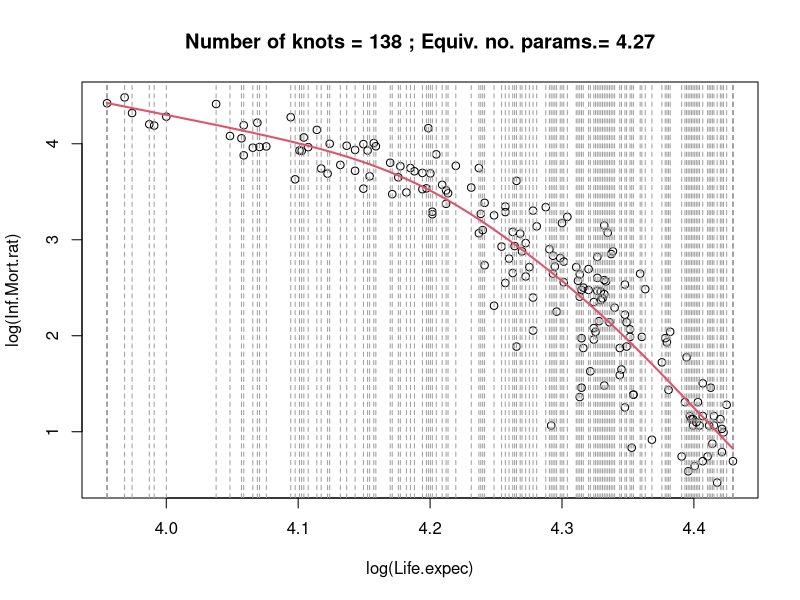
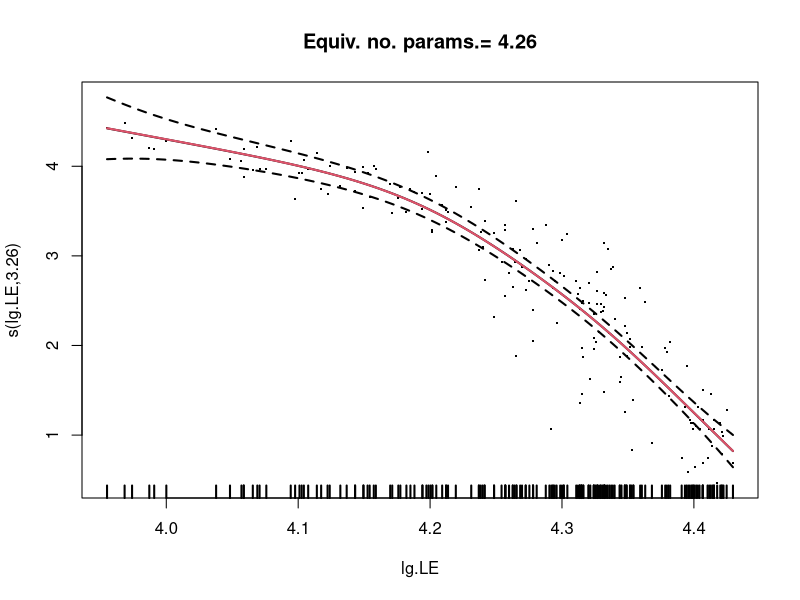
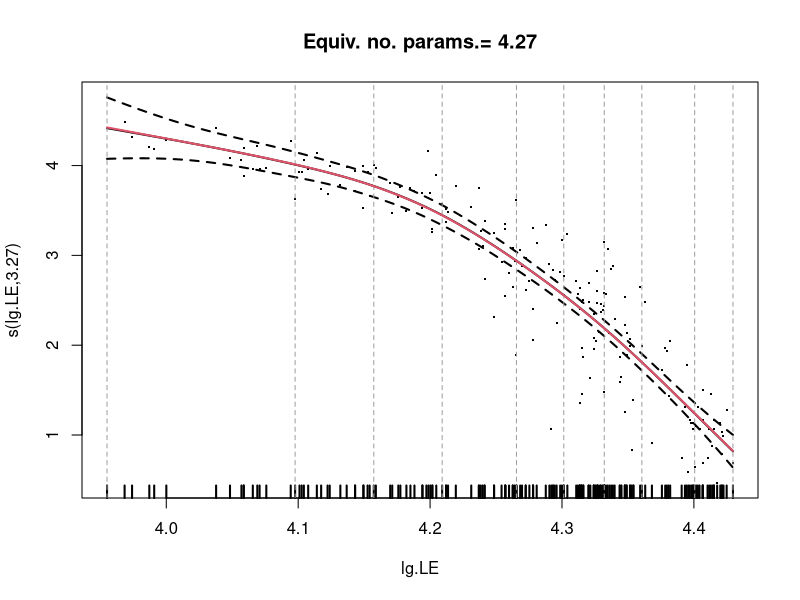
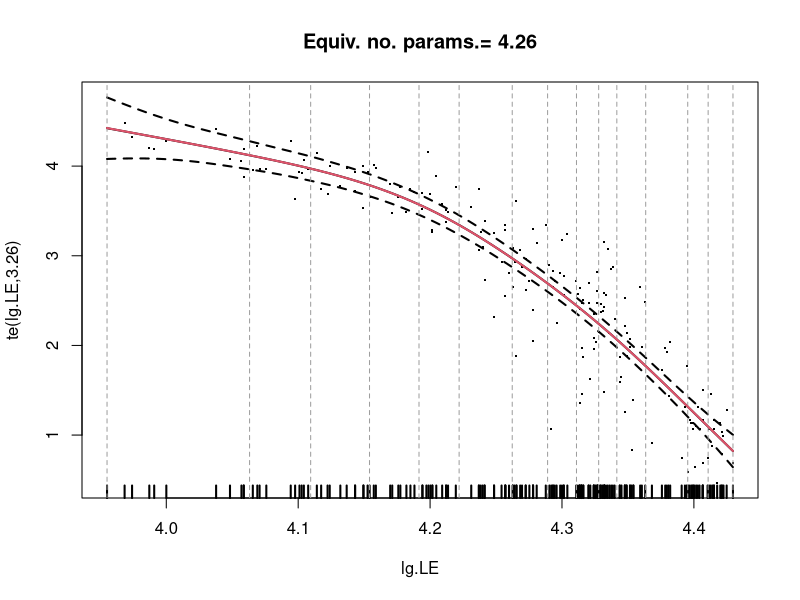

Write R code to recreate these figures, in order.
## ---- chunk 1
knitr::opts_chunk$set(echo = TRUE)
## ---- chunk 2
countries<-read.csv2(file="HDI.2017.subset.csv",row.names = 1)
attach(countries)
head(countries)
names(countries)
# [1] "country_name"   "Life.expec"     "Life.expec.f"  
# [4] "Life.expec.m"   "le.fm"          "Inf.Mort.rat"  
# [7] "Agric.employ.."     
## ---- chunk 3
sm.sp.1 <- smooth.spline(x = log(Life.expec), y = log(Inf.Mort.rat), 
                         cv = FALSE, all.knots = TRUE)
sm.sp.1
plot(x = log(Life.expec), y = log(Inf.Mort.rat),
     main=paste("Number of knots =",sm.sp.1$fit$nk,
                "; Equiv. no. params.=",round(sm.sp.1$df,2)))
abline(v=sm.sp.1$fit$min+sm.sp.1$fit$knot*sm.sp.1$fit$range, col=8, lty=2)
lines(sm.sp.1,col=2,lwd=2)
## ---- chunk 4
lg.LE <- log(Life.expec)
lg.IMR <- log(Inf.Mort.rat)

library(mgcv)
## ---- chunk 5
# define formular for gam function
# lg.IMR is response var
# lg.IMR ~ lg.LE -> would be fitting a linear model = lm(lg.IMR ~ lg.LE)

# lm_gam_s_tp <- gam(lg.IMR ~ lg.LE)
# lm_s_tp <- lm(lg.IMR ~ lg.LE)
# summary(lm_gam_s_tp)
# summary(lm_s_tp)

# using gam we fit a nonparametric model, spline regression with only 1 explanatory variable
# function as has several parameters ?s e.g. if we use fx=True we usse a regression spline without penalty
spl_gam_s_tp <- gam(lg.IMR ~ s(lg.LE))#bs="tp" by default
summary(spl_gam_s_tp)
plot(spl_gam_s_tp, residuals = TRUE,
     shade=TRUE, cex=2, lwd=2, 
     shift = spl_gam_s_tp$coefficients[1], # if we donot define this we do get a function without the intercept
     seWithMean=TRUE,
     main=paste("Equiv. no. params.=",
                round(sum(spl_gam_s_tp$edf),2)))
lines(sm.sp.1,col=2,lwd=2)
## ---- chunk 6
# when we don't use k, it takes the default k which is 10 for 1 explanatory variable
spl_gam_s_cr <- gam(lg.IMR ~ s(lg.LE,bs="cr"))
summary(spl_gam_s_cr)
plot(spl_gam_s_cr, residuals = TRUE,
     shade=TRUE, cex=2, lwd=2, 
     shift = spl_gam_s_cr$coefficients[1],
     seWithMean=TRUE,
     main=paste("Equiv. no. params.=",
                round(sum(spl_gam_s_cr$edf),2)))
abline(v=spl_gam_s_cr$smooth[[1]]$xp, 
       col=8, lty=2)
lines(sm.sp.1,col=2,lwd=2)
## ---- chunk 7
spl_gam_te_cr <- gam(lg.IMR ~ te(lg.LE,bs="cr",k=15)) # by default, k=10
summary(spl_gam_te_cr)
plot(spl_gam_te_cr, residuals = TRUE,
     shade=TRUE, cex=2, lwd=2, 
     shift = spl_gam_te_cr$coefficients[1],
     seWithMean=TRUE,
     main=paste("Equiv. no. params.=",
                round(sum(spl_gam_te_cr$edf),2)))
abline(v=spl_gam_te_cr$smooth[[1]]$margin[[1]]$xp, 
       col=8, lty=2)
lines(sm.sp.1,col=2,lwd=2)
